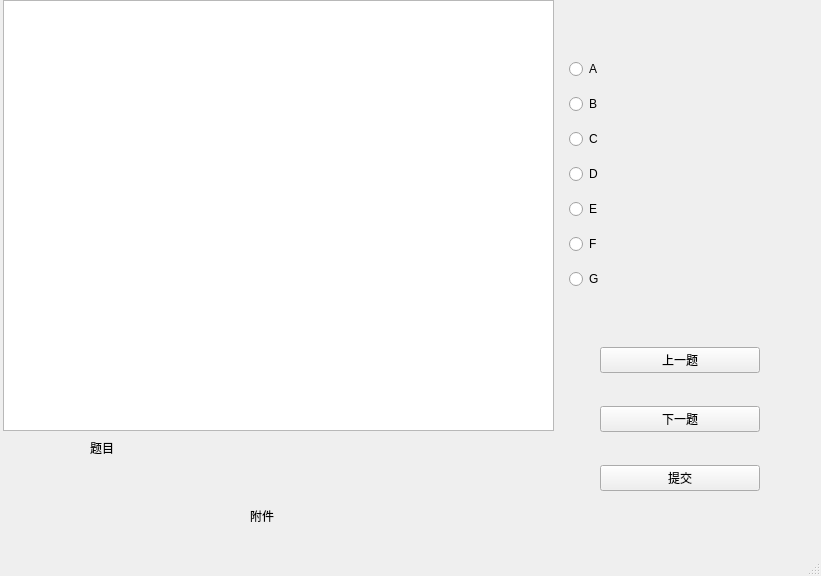
<?xml version="1.0" encoding="UTF-8"?>
<ui version="4.0">
 <class>second</class>
 <widget class="QMainWindow" name="second">
  <property name="geometry">
   <rect>
    <x>0</x>
    <y>0</y>
    <width>821</width>
    <height>576</height>
   </rect>
  </property>
  <property name="windowTitle">
   <string>MainWindow</string>
  </property>
  <widget class="QWidget" name="centralwidget">
   <widget class="QTextEdit" name="textEdit">
    <property name="geometry">
     <rect>
      <x>3</x>
      <y>0</y>
      <width>551</width>
      <height>431</height>
     </rect>
    </property>
   </widget>
   <widget class="QWidget" name="verticalLayoutWidget">
    <property name="geometry">
     <rect>
      <x>569</x>
      <y>50</y>
      <width>251</width>
      <height>251</height>
     </rect>
    </property>
    <layout class="QVBoxLayout" name="verticalLayout">
     <item>
      <widget class="QRadioButton" name="A">
       <property name="text">
        <string>A</string>
       </property>
      </widget>
     </item>
     <item>
      <widget class="QRadioButton" name="B">
       <property name="text">
        <string>B</string>
       </property>
      </widget>
     </item>
     <item>
      <widget class="QRadioButton" name="C">
       <property name="text">
        <string>C</string>
       </property>
      </widget>
     </item>
     <item>
      <widget class="QRadioButton" name="D">
       <property name="text">
        <string>D</string>
       </property>
      </widget>
     </item>
     <item>
      <widget class="QRadioButton" name="E">
       <property name="text">
        <string>E</string>
       </property>
      </widget>
     </item>
     <item>
      <widget class="QRadioButton" name="F">
       <property name="text">
        <string>F</string>
       </property>
      </widget>
     </item>
     <item>
      <widget class="QRadioButton" name="G">
       <property name="text">
        <string>G</string>
       </property>
      </widget>
     </item>
    </layout>
   </widget>
   <widget class="QLabel" name="label_2">
    <property name="geometry">
     <rect>
      <x>90</x>
      <y>440</y>
      <width>31</width>
      <height>16</height>
     </rect>
    </property>
    <property name="text">
     <string>题目</string>
    </property>
   </widget>
   <widget class="QWidget" name="verticalLayoutWidget_2">
    <property name="geometry">
     <rect>
      <x>600</x>
      <y>320</y>
      <width>160</width>
      <height>201</height>
     </rect>
    </property>
    <layout class="QVBoxLayout" name="verticalLayout_2">
     <item>
      <widget class="QPushButton" name="last">
       <property name="text">
        <string>上一题</string>
       </property>
      </widget>
     </item>
     <item>
      <widget class="QPushButton" name="next">
       <property name="text">
        <string>下一题</string>
       </property>
      </widget>
     </item>
     <item>
      <widget class="QPushButton" name="result">
       <property name="text">
        <string>提交</string>
       </property>
      </widget>
     </item>
    </layout>
   </widget>
   <widget class="QLabel" name="label_3">
    <property name="geometry">
     <rect>
      <x>250</x>
      <y>510</y>
      <width>54</width>
      <height>12</height>
     </rect>
    </property>
    <property name="text">
     <string>附件</string>
    </property>
   </widget>
  </widget>
  <widget class="QMenuBar" name="menubar">
   <property name="geometry">
    <rect>
     <x>0</x>
     <y>0</y>
     <width>821</width>
     <height>23</height>
    </rect>
   </property>
  </widget>
  <widget class="QStatusBar" name="statusbar"/>
 </widget>
 <resources/>
 <connections/>
</ui>
